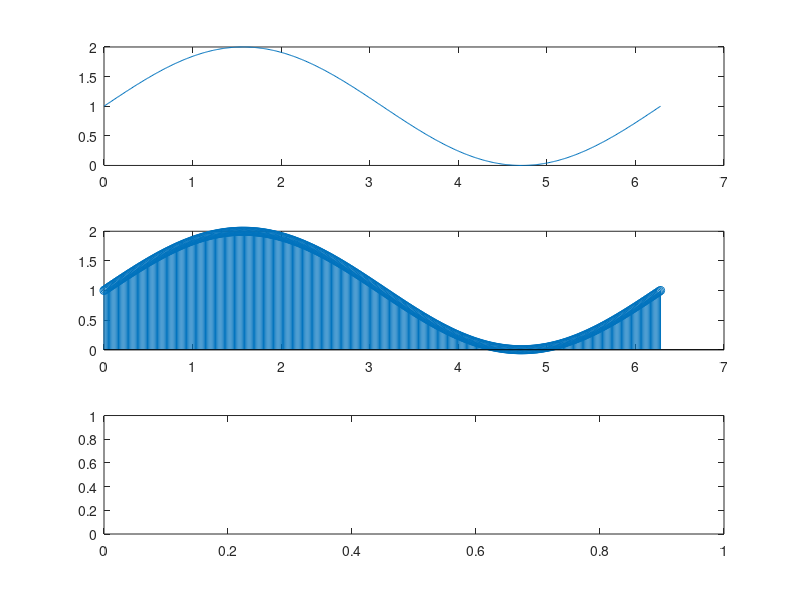

Write MATLAB code to recreate this figure. (Note: this script raises an error after producing the figure.)
c=linspace(0,2*pi,500);
subplot(3,1,1);

y= sin(c)+1;
plot(c,y);
subplot(3,1,2);
stem(c,y);
z=round(y);


i=1;

while i<=292
    m(i,:)=flip(dec2bin(z(i),4));
  i=i+1;
end
m
i=459;
while i<=500
    n(i,:)=flip(dec2bin(z(i),4));
    i=i+1;
end
n
r= m(1,1);
i=1;
j=2;
while i<=292
    while j<=4
        l=strcat(r,m(i,j));
        r=l;
        j=j+1;
    end
    i=i+1;
    j=1;
end

i=459;
r=n(1,1);
while i<=500
    while j<=4
        k=strcat(r,n(i,j));
        r=k;
        j=j+1;
    end
    i=i+1;
    j=1;
end
g=strcat(l,k);
g
subplot(3,1,3);
t=1:0.0001:1-0.0001
for i=1:length(g)
    if c(i)==1
        e=sin(2*pi*t);
        plot(e);
        t=t+1;
    else
        c(i)==0
        f=zeros(1,length(t));
        plot(f);
        t=t+1;
    end
end
        
        
        
 

 
